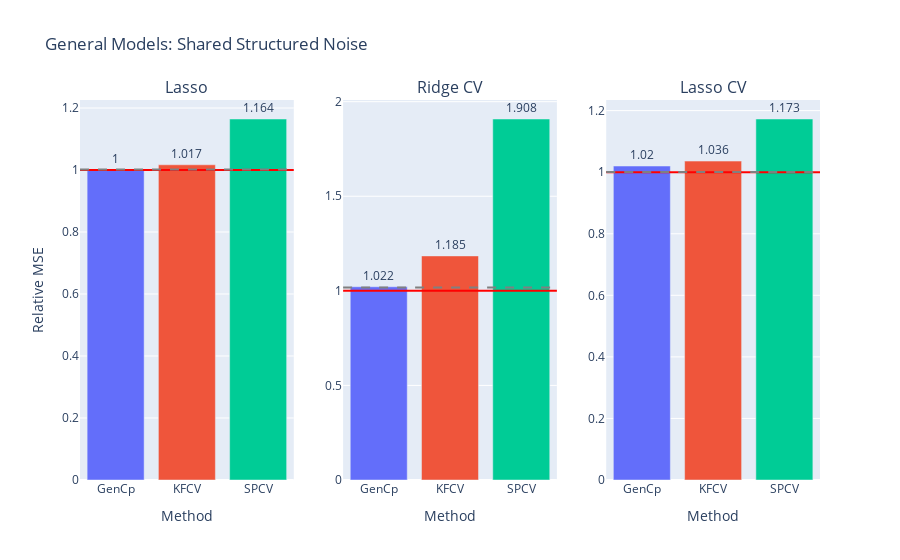

Notebook source saved alongside this figure:
### Code cell
fig = gen_model_barplots(
    model_errs, 
    model_names, 
    est_names, 
    title="General Models: Shared Structured Noise", 
    has_elev_err=True
)
fig.show()

### Figure 1 — Plotly figure (JSON) as saved in the notebook; plotly's stock layout.template omitted (floating-point values rounded to 4 significant figures)
{"data": [{"marker": {"color": ["#636EFA", "#EF553B", "#00CC96", "#AB63FA", "#FFA15A", "#19D3F3", "#FF6692", "#B6E880", "#FF97FF", "#FECB52"]}, "text": [1, 1.017, 1.164], "textposition": "outside", "type": "bar", "x": ["GenCp", "KFCV", "SPCV"], "xaxis": "x", "y": [1.0, 1.017, 1.164], "yaxis": "y"}, {"marker": {"color": ["#636EFA", "#EF553B", "#00CC96", "#AB63FA", "#FFA15A", "#19D3F3", "#FF6692", "#B6E880", "#FF97FF", "#FECB52"]}, "text": [1.022, 1.185, 1.908], "textposition": "outside", "type": "bar", "x": ["GenCp", "KFCV", "SPCV"], "xaxis": "x2", "y": [1.022, 1.185, 1.908], "yaxis": "y2"}, {"marker": {"color": ["#636EFA", "#EF553B", "#00CC96", "#AB63FA", "#FFA15A", "#19D3F3", "#FF6692", "#B6E880", "#FF97FF", "#FECB52"]}, "text": [1.02, 1.036, 1.173], "textposition": "outside", "type": "bar", "x": ["GenCp", "KFCV", "SPCV"], "xaxis": "x3", "y": [1.02, 1.036, 1.173], "yaxis": "y3"}], "layout": {"annotations": [{"font": {"size": 16}, "showarrow": false, "text": "Lasso", "x": 0.1444, "xanchor": "center", "xref": "paper", "y": 1, "yanchor": "bottom", "yref": "paper"}, {"font": {"size": 16}, "showarrow": false, "text": "Ridge CV", "x": 0.5, "xanchor": "center", "xref": "paper", "y": 1, "yanchor": "bottom", "yref": "paper"}, {"font": {"size": 16}, "showarrow": false, "text": "Lasso CV", "x": 0.8556, "xanchor": "center", "xref": "paper", "y": 1, "yanchor": "bottom", "yref": "paper"}], "shapes": [{"line": {"color": "red"}, "type": "line", "x0": 0, "x1": 1, "xref": "x domain", "y0": 1, "y1": 1, "yref": "y"}, {"line": {"color": "grey", "dash": "dash"}, "type": "line", "x0": 0, "x1": 1, "xref": "x domain", "y0": 1.002, "y1": 1.002, "yref": "y"}, {"line": {"color": "red"}, "type": "line", "x0": 0, "x1": 1, "xref": "x2 domain", "y0": 1, "y1": 1, "yref": "y2"}, {"line": {"color": "grey", "dash": "dash"}, "type": "line", "x0": 0, "x1": 1, "xref": "x2 domain", "y0": 1.017, "y1": 1.017, "yref": "y2"}, {"line": {"color": "red"}, "type": "line", "x0": 0, "x1": 1, "xref": "x3 domain", "y0": 1, "y1": 1, "yref": "y3"}, {"line": {"color": "grey", "dash": "dash"}, "type": "line", "x0": 0, "x1": 1, "xref": "x3 domain", "y0": 1.001, "y1": 1.001, "yref": "y3"}], "showlegend": false, "title": {"text": "General Models: Shared Structured Noise"}, "xaxis": {"anchor": "y", "domain": [0, 0.2889], "title": {"text": "Method"}}, "xaxis2": {"anchor": "y2", "domain": [0.3556, 0.6444], "title": {"text": "Method"}}, "xaxis3": {"anchor": "y3", "domain": [0.7111, 1], "title": {"text": "Method"}}, "yaxis": {"anchor": "x", "domain": [0, 1], "title": {"text": "Relative MSE"}}, "yaxis2": {"anchor": "x2", "domain": [0, 1]}, "yaxis3": {"anchor": "x3", "domain": [0, 1]}}}
